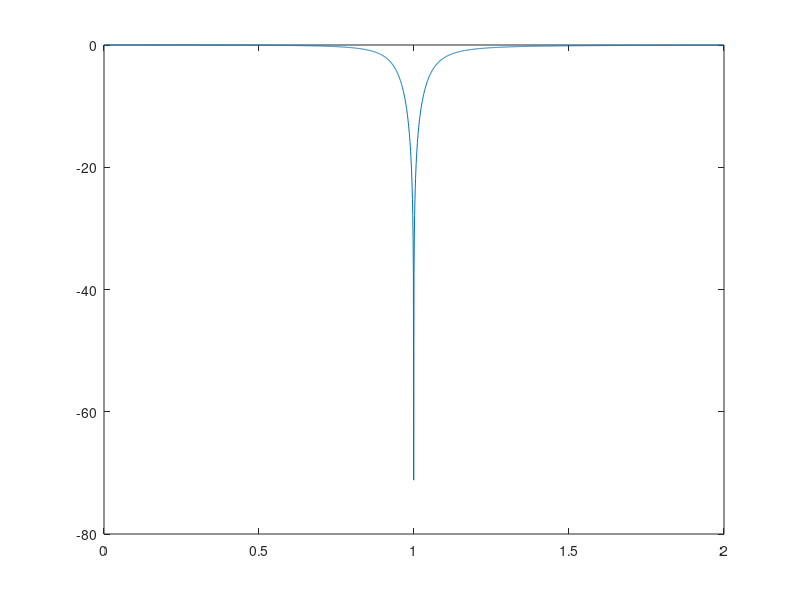

MATLAB code to generate this figure:

R = 50.0;
C = 470.0e-12;
L = 54.0e-6;

omegaLC = 1.0/(sqrt(L*C));
t = R*C;
omega = [0.0:1.0e3:2.0e6]*2.0*pi;
k = sqrt(1-(omega/omegaLC).^2);
d = k.^4+(omega*t).^2;
n1 = k.^4;
n2 = k.^2.*omega*t;
h = n1./d - i*n2./d;

plot(omega/2/pi/1e6,20*log10(abs(h)))